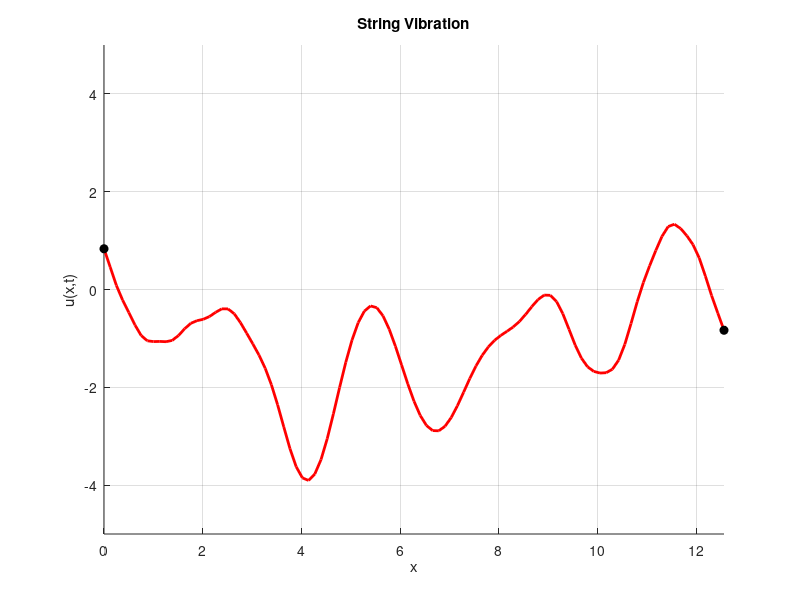

Write the MATLAB code that produced this figure.
function StringDS
clc
clear all;
L=4*pi;
a=1;
T=20;
h=L/100;
tau=T/250;
x=0:h:L; 
t=0:tau:T;
c=(tau*a)/h;

function y=phi(x)
 y=sin(pi*x/L);
end

    function y=psi(x)
        y=sin(2*pi*x/L);
    end


function y=ni(t)
 y=-sin(t)^2;
end

    function y=mu(t)
        y=sin(t)^2;
    end

    function y= f(x,t)
        y=4*cos(x.*(x-L))*sin(t)^3;
    end

for j=1:length(t)
    for i=1:length(x)
        if i>1 && i<length(x)
            if j==1
            u(i,j)=phi(x(i));
            elseif j==2
            u(i,j)=phi(x(i))+c^2/2*(phi(x(i+1))-2*phi(x(i))+phi(x(i-1)))...
                +tau^2/2*f(x(i),t(j))+tau*psi(x(i));
            else
            u(i,j)=2*(1-c^2)*u(i,j-1)+c^2*(u(i+1,j-1)+u(i-1,j-1))-u(i,j-2)+tau^2*f(x(i),t(j));
            end
        elseif i==1 
        u(i,j)=mu(t(j));
        else u(i,j)=ni(t(j));
        end
    end
end




for k = 1:length(t)
    clf;
    hold on;
    y=u(:,k);
    plot(x,y,'LineWidth',2,'Color','r');
    plot(L,y(length(y)),'ko',...
    'MarkerFaceColor',[0 0 0]);
    plot(0,y(1),'ko','MarkerFaceColor',[0 0 0]);
    grid on;
    title('String Vibration')
    axis([0 L -5 5]);
    xlabel('x');
    ylabel('u(x,t)');
    getframe;
end

end